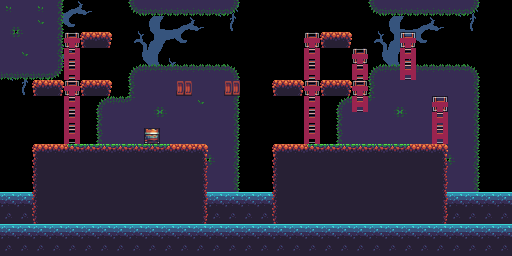

The image is a tile-based game level rendered from a .tmx file. Its description and source (layers, tilesets, objects; grid data summarised) follow:
An orthogonal 32x16 tile map with 16x16 px tiles, 6 tile layers (water, tree, background, map, ...), 3 tilesets and 1 object.

<map version="1.2" tiledversion="1.3.2" orientation="orthogonal" renderorder="right-down" width="32" height="16" tilewidth="16" tileheight="16" hexsidelength="0" infinite="0" nextlayerid="9" nextobjectid="2" compressionlevel="0">
  <properties />
  <tileset firstgid="1" source="../Actors.tsx" />
  <tileset firstgid="257" source="../Blocks.tsx" />
  <tileset firstgid="513" source="new_tileset.tileset.tsx" />
  <layer id="1" name="water" width="32" height="16">
    <data>[512 cells, 128 non-empty, 2 distinct tile ids]</data>
    <properties>
      <property name="megadrive" type="bool" value="true" />
      <property name="foreground" type="bool" value="False" />
      <property name="amiga_ocs" type="bool" value="true" />
    </properties>
  </layer>
  <layer id="8" name="tree" width="32" height="16">
    <data>[512 cells, 107 non-empty, 44 distinct tile ids]</data>
    <properties>
      <property name="megadrive" type="bool" value="true" />
      <property name="foreground" type="bool" value="False" />
      <property name="amiga_ocs" type="bool" value="true" />
    </properties>
  </layer>
  <layer id="6" name="background" width="32" height="16">
    <data>[512 cells, 140 non-empty, 16 distinct tile ids]</data>
    <properties>
      <property name="megadrive" type="bool" value="true" />
      <property name="foreground" type="bool" value="False" />
      <property name="amiga_ocs" type="bool" value="true" />
    </properties>
  </layer>
  <layer id="7" name="map" width="32" height="16">
    <data>[512 cells, 146 non-empty, 12 distinct tile ids]</data>
    <properties>
      <property name="megadrive" type="bool" value="true" />
      <property name="foreground" type="bool" value="False" />
      <property name="amiga_ocs" type="bool" value="true" />
    </properties>
  </layer>
  <layer id="2" name="objects" width="32" height="16">
    <data>[512 cells, 27 non-empty, 5 distinct tile ids]</data>
    <properties>
      <property name="megadrive" type="bool" value="true" />
      <property name="foreground" type="bool" value="False" />
      <property name="amiga_ocs" type="bool" value="true" />
    </properties>
  </layer>
  <layer id="3" name="foreground" width="32" height="16">
    <data>[512 cells, 0 non-empty, 0 distinct tile ids]</data>
    <properties>
      <property name="megadrive" type="bool" value="true" />
      <property name="foreground" type="bool" value="True" />
      <property name="amiga_ocs" type="bool" value="true" />
    </properties>
  </layer>
  <objectgroup id="5" name="events">
    <object id="1" gid="0" x="231.667" y="88.3333" width="0" height="0">
      <polygon points="0,0 -0.333333,30 160.667,32 160.667,-67 -0.333333,-65.3333 4.66667,0" />
      <properties>
        <property name="onenter" type="String" />
        <property name="divert" type="String" value="" />
        <property name="eventtype" type="String" value="none" />
      </properties>
    </object>
  </objectgroup>
</map>
